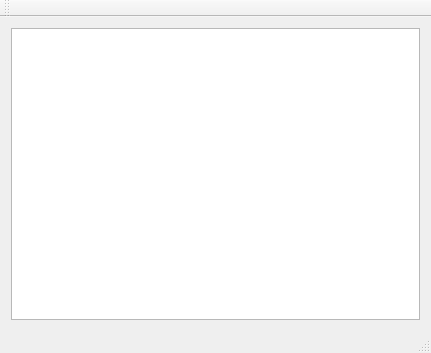
<?xml version="1.0" encoding="UTF-8"?>
<ui version="4.0">
 <class>MainWindow</class>
 <widget class="QMainWindow" name="MainWindow">
  <property name="geometry">
   <rect>
    <x>0</x>
    <y>0</y>
    <width>431</width>
    <height>353</height>
   </rect>
  </property>
  <property name="windowTitle">
   <string>MainWindow</string>
  </property>
  <widget class="QWidget" name="centralWidget">
   <layout class="QHBoxLayout" name="horizontalLayout">
    <item>
     <widget class="QGraphicsView" name="graphicsView"/>
    </item>
   </layout>
  </widget>
  <widget class="QMenuBar" name="menuBar">
   <property name="geometry">
    <rect>
     <x>0</x>
     <y>0</y>
     <width>431</width>
     <height>21</height>
    </rect>
   </property>
  </widget>
  <widget class="QToolBar" name="mainToolBar">
   <attribute name="toolBarArea">
    <enum>TopToolBarArea</enum>
   </attribute>
   <attribute name="toolBarBreak">
    <bool>false</bool>
   </attribute>
  </widget>
  <widget class="QStatusBar" name="statusBar"/>
 </widget>
 <layoutdefault spacing="6" margin="11"/>
 <resources/>
 <connections/>
</ui>
